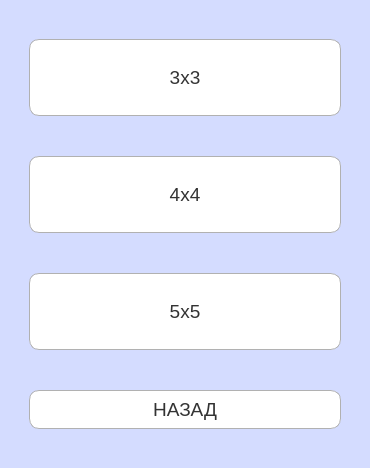
<?xml version="1.0" encoding="UTF-8"?>
<ui version="4.0">
 <class>gamelevels</class>
 <widget class="QMainWindow" name="gamelevels">
  <property name="geometry">
   <rect>
    <x>0</x>
    <y>0</y>
    <width>370</width>
    <height>468</height>
   </rect>
  </property>
  <property name="minimumSize">
   <size>
    <width>370</width>
    <height>468</height>
   </size>
  </property>
  <property name="maximumSize">
   <size>
    <width>16777215</width>
    <height>16777215</height>
   </size>
  </property>
  <property name="baseSize">
   <size>
    <width>2</width>
    <height>0</height>
   </size>
  </property>
  <property name="cursor">
   <cursorShape>ArrowCursor</cursorShape>
  </property>
  <property name="mouseTracking">
   <bool>false</bool>
  </property>
  <property name="windowTitle">
   <string>Филворды</string>
  </property>
  <property name="accessibleName">
   <string/>
  </property>
  <property name="styleSheet">
   <string notr="true"/>
  </property>
  <widget class="QWidget" name="centralwidget">
   <property name="sizePolicy">
    <sizepolicy hsizetype="Ignored" vsizetype="Expanding">
     <horstretch>0</horstretch>
     <verstretch>0</verstretch>
    </sizepolicy>
   </property>
   <property name="minimumSize">
    <size>
     <width>0</width>
     <height>0</height>
    </size>
   </property>
   <property name="maximumSize">
    <size>
     <width>16777215</width>
     <height>16777215</height>
    </size>
   </property>
   <property name="sizeIncrement">
    <size>
     <width>0</width>
     <height>0</height>
    </size>
   </property>
   <property name="font">
    <font>
     <family>Tahoma</family>
     <pointsize>14</pointsize>
     <weight>50</weight>
     <bold>false</bold>
    </font>
   </property>
   <property name="cursor">
    <cursorShape>ArrowCursor</cursorShape>
   </property>
   <property name="layoutDirection">
    <enum>Qt::LeftToRight</enum>
   </property>
   <property name="styleSheet">
    <string notr="true">QWidget{
color: #333;
background-color: rgb(212, 220, 255)
}

QPushButton{
background-color: white;
border-radius: 10px;
border: 1px solid #b1b1b1;
}

QLineEdit{
background-color: white;
border-radius: 10px;
border: 1px solid #b1b1b1;
}

QPushButton:hover{
background-color: rgb(208, 208, 208); 
}

QPushButton:pressed{
background-color: #888;
}

</string>
   </property>
   <layout class="QVBoxLayout" name="verticalLayout_2">
    <item>
     <layout class="QVBoxLayout" name="verticalLayout" stretch="20,20,20,10">
      <property name="spacing">
       <number>40</number>
      </property>
      <property name="leftMargin">
       <number>20</number>
      </property>
      <property name="topMargin">
       <number>30</number>
      </property>
      <property name="rightMargin">
       <number>20</number>
      </property>
      <property name="bottomMargin">
       <number>30</number>
      </property>
      <item>
       <widget class="QPushButton" name="play3x3">
        <property name="sizePolicy">
         <sizepolicy hsizetype="Minimum" vsizetype="Expanding">
          <horstretch>0</horstretch>
          <verstretch>0</verstretch>
         </sizepolicy>
        </property>
        <property name="minimumSize">
         <size>
          <width>0</width>
          <height>0</height>
         </size>
        </property>
        <property name="maximumSize">
         <size>
          <width>16777215</width>
          <height>16777215</height>
         </size>
        </property>
        <property name="font">
         <font>
          <family>Tahoma</family>
          <pointsize>14</pointsize>
         </font>
        </property>
        <property name="styleSheet">
         <string notr="true"/>
        </property>
        <property name="text">
         <string>3x3</string>
        </property>
       </widget>
      </item>
      <item>
       <widget class="QPushButton" name="play4x4">
        <property name="sizePolicy">
         <sizepolicy hsizetype="Minimum" vsizetype="Expanding">
          <horstretch>0</horstretch>
          <verstretch>0</verstretch>
         </sizepolicy>
        </property>
        <property name="minimumSize">
         <size>
          <width>0</width>
          <height>0</height>
         </size>
        </property>
        <property name="maximumSize">
         <size>
          <width>16777215</width>
          <height>16777215</height>
         </size>
        </property>
        <property name="font">
         <font>
          <family>Tahoma</family>
          <pointsize>14</pointsize>
         </font>
        </property>
        <property name="layoutDirection">
         <enum>Qt::LeftToRight</enum>
        </property>
        <property name="styleSheet">
         <string notr="true"/>
        </property>
        <property name="text">
         <string>4x4</string>
        </property>
       </widget>
      </item>
      <item>
       <widget class="QPushButton" name="play5x5">
        <property name="sizePolicy">
         <sizepolicy hsizetype="Expanding" vsizetype="Expanding">
          <horstretch>0</horstretch>
          <verstretch>0</verstretch>
         </sizepolicy>
        </property>
        <property name="font">
         <font>
          <family>Tahoma</family>
          <pointsize>14</pointsize>
          <weight>50</weight>
          <bold>false</bold>
         </font>
        </property>
        <property name="text">
         <string>5x5</string>
        </property>
       </widget>
      </item>
      <item>
       <widget class="QPushButton" name="back">
        <property name="sizePolicy">
         <sizepolicy hsizetype="Minimum" vsizetype="Expanding">
          <horstretch>0</horstretch>
          <verstretch>0</verstretch>
         </sizepolicy>
        </property>
        <property name="minimumSize">
         <size>
          <width>0</width>
          <height>0</height>
         </size>
        </property>
        <property name="maximumSize">
         <size>
          <width>16777215</width>
          <height>16777215</height>
         </size>
        </property>
        <property name="font">
         <font>
          <family>Tahoma</family>
          <pointsize>14</pointsize>
          <weight>50</weight>
          <bold>false</bold>
         </font>
        </property>
        <property name="layoutDirection">
         <enum>Qt::LeftToRight</enum>
        </property>
        <property name="styleSheet">
         <string notr="true"/>
        </property>
        <property name="text">
         <string>НАЗАД</string>
        </property>
       </widget>
      </item>
     </layout>
    </item>
   </layout>
  </widget>
 </widget>
 <resources/>
 <connections/>
</ui>
